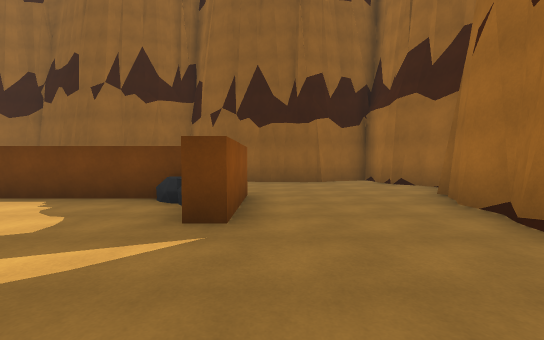
[1] (above)

17 first-person views from a walk through a 3-D level made in the Unity game engine. The camera is 1.4 m above the floor, tilts 2° down and sees 90° across. The floor is counted in squares, 2 m on a side. Each view is taken from the middle of a square. On the plan, view 1 faces up. The plan holds only what a view shows up to about 9 squares ahead; the rest is blank. The place goes on beyond the plan.

[2]
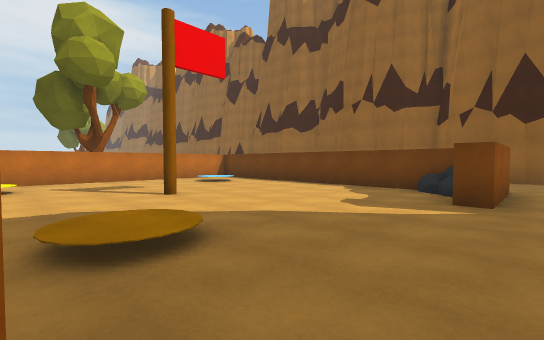

[3]
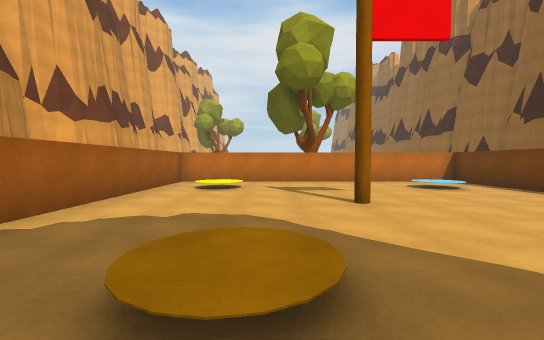

[4]
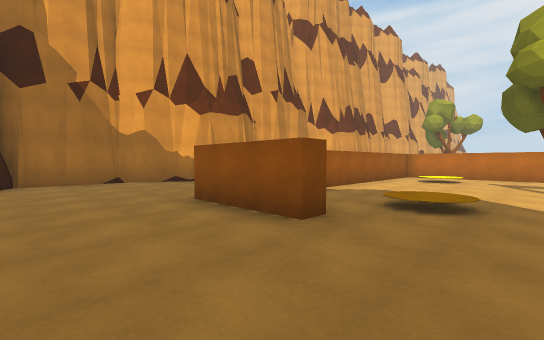

[5]
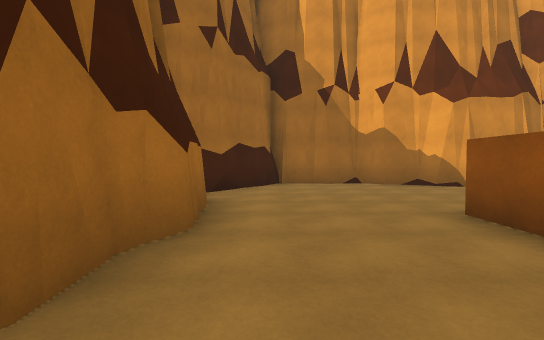

[6]
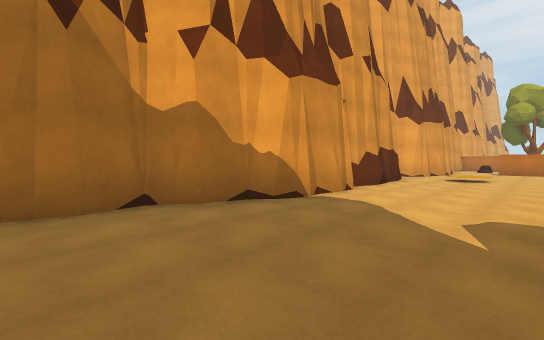

[7]
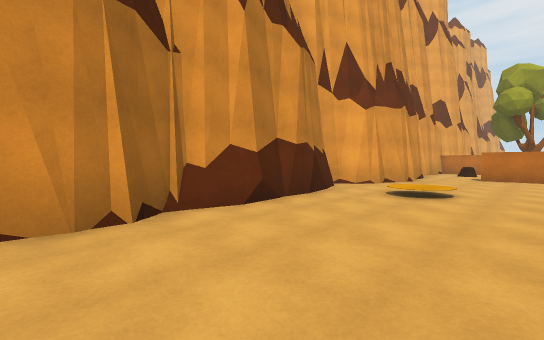

[8]
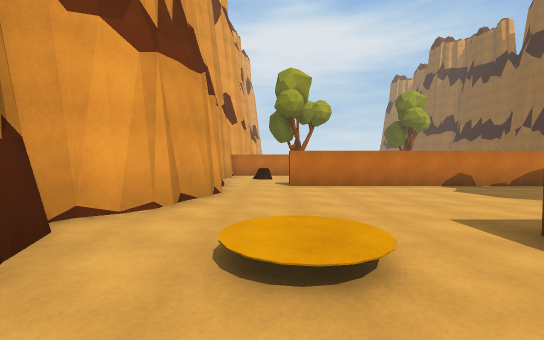

[9]
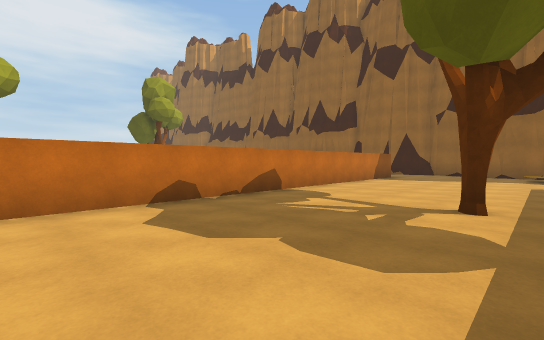

[10]
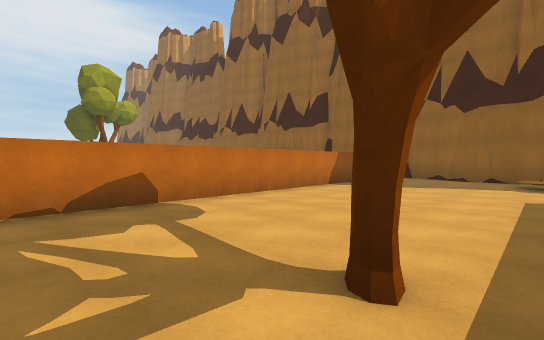

[11]
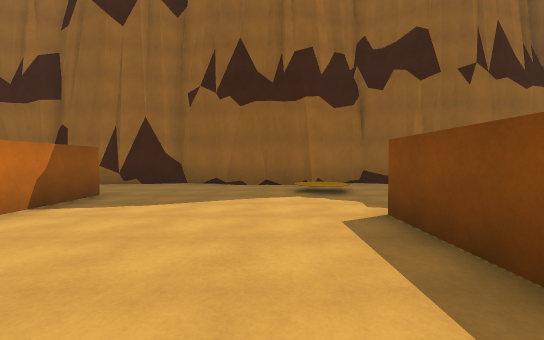

[12]
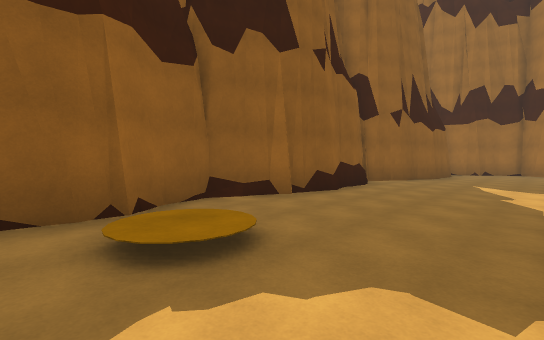

[13]
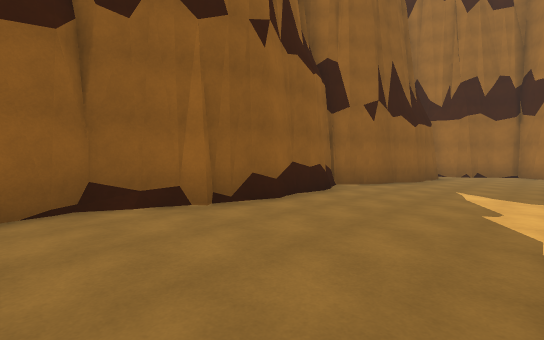

[14]
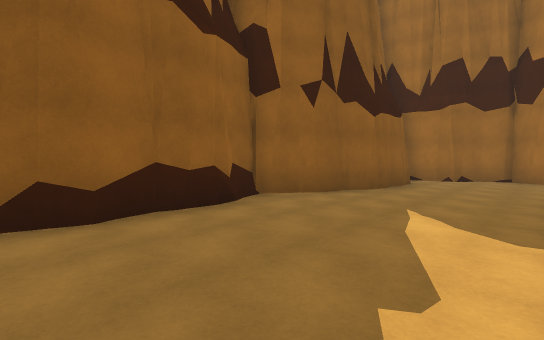

[15]
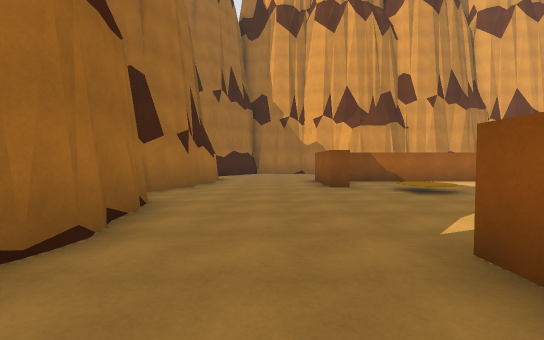

[16]
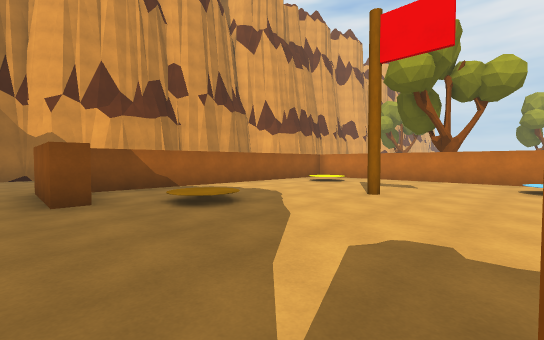

[17]
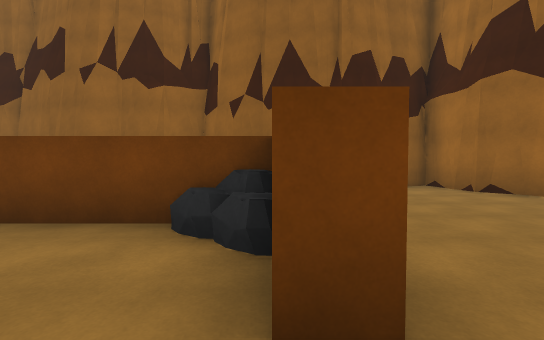

### Floor plan
Key: @ floor where view 1 was taken; # wall or solid block; . main floor; : floor 0.25 m higher than the main floor; / step, stairs or slope; R rock; T tree.
Columns run from 17 left of view 1 to 5 right of it. Each row starts with its distance up from view 1.
 11  #### ####
 10 ##..###..########  ###
  9  ...../.........####.#
  8  .....:..............##
  7  #....................#
  6  #...................##
  5  #.....########RR....#
  4  #.....#./......R...##
  3  #.....#.:......#...#
  2  #.....#............#
  1  #...T.#............#
  0  #.....#....#....@...
 -1  #.....#......//.....#
 -2  #.....#./..../.....##
 -3  #.....#./......#...#
 -4  #.....##########...#
 -5  #..................#
 -6  #...../.............
 -7 .......:.............#
 -8 ....................##
 -9  #####.###########.##
-10      ###        ####

Positions as (right, up) in squares from view 1, and headings:
1: (0, 0), facing up
2: (0, -2), facing up-left
3: (-1, -1), facing left
4: (2, 0), facing down-left
5: (2, -1), facing down
6: (1, -5), facing down-left
7: (-4, -5), facing down-left
8: (-8, -7), facing left
9: (-11, -4), facing up-left
10: (-11, -1), facing up-left
11: (-12, 2), facing up
12: (-12, 6), facing up-right
13: (-10, 6), facing up-right
14: (-7, 6), facing up-right
15: (1, 5), facing down
16: (0, 3), facing down-left
17: (-1, 2), facing up
